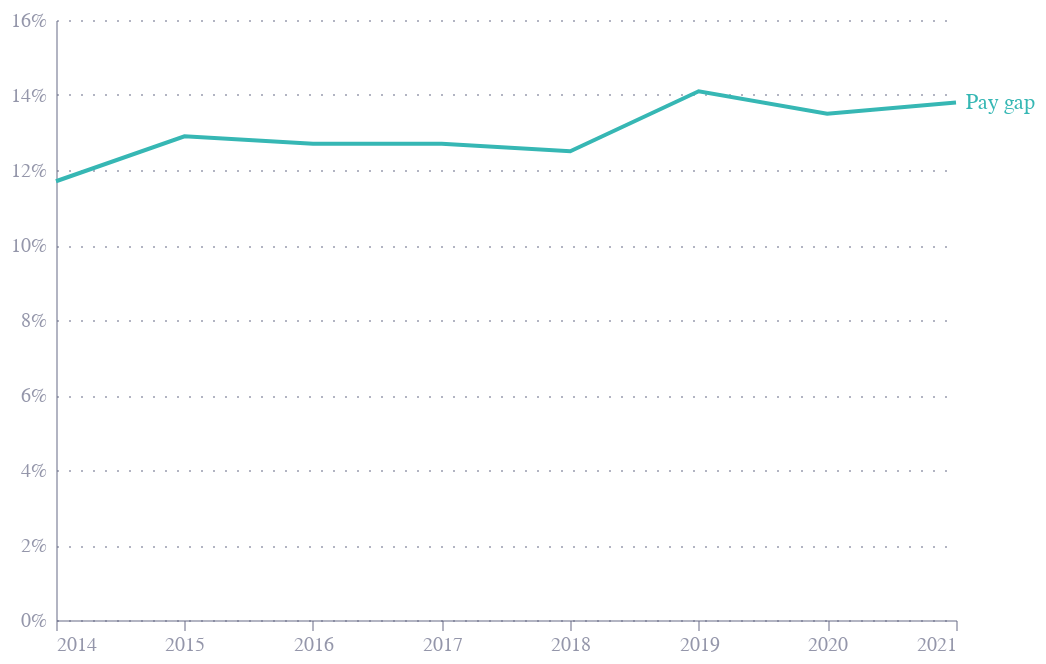

Notebook code for this chart:
### Code cell
df = pd.read_csv("fig1.csv", skiprows=6)
df.columns = ['date', 'value']
df.value = df.value/100

df['label'] = np.where(df.date.astype(str).str.contains('2021'), 'Pay gap', '')
df['date'] = pd.to_datetime(df.date, format='%Y')

base = alt.Chart(df).encode(
    x=alt.X('date:T', title=''),
    y=alt.Y('value:Q', title='', axis=alt.Axis(format='%')),
)

line = base.mark_line(color="#36B7B4")

label = base.mark_text(
    align='left',
    baseline='middle',
    dx=5,
    dy=0,
    color="#36B7B4"
).encode(
    text='label'
)

chart = (line + label).properties(
    width=450,
    height=300
)
chart.save("fig1.json")

chart

### Figure 1 — Vega-Lite specification as saved in the notebook (floating-point values rounded to 4 significant figures)
{"config": {"font": "Circular Std", "mark": {"line": {"interpolate": "monotone"}}, "view": {"stroke": "transparent", "width": 400, "height": 300}, "range": {"category": ["#36B7B4", "#E6224B", "#F4C245", "#0063AF", "#00A767", "#179FDB", "#EB5C2E"], "diverging": ["#E6224B", "#E54753", "#C9C9C9", "#179FDB", "#122B39"], "heatmap": ["#C9C9C9", "#179FDB", "#0063AF", "#122B39"], "ordinal": ["#00A767", "#36B7B4", "#179FDB", "#0063AF", "#243B5A"]}, "axisX": {"domainColor": "#676A86", "domainOpacity": 0.5, "grid": false, "labelAngle": 0, "labelColor": "#676A86", "labelOpacity": 0.7, "orient": "bottom", "tickColor": "#676A86", "tickCount": 10, "tickOpacity": 0.5, "title": false, "titleAlign": "center", "titleAnchor": "middle", "titleColor": "#676A86", "titleFontSize": 12, "titleOpacity": 0.8, "titleY": -15}, "axisY": {"domainColor": "#676A86", "domainOpacity": 0.5, "gridColor": "#676A86", "gridDash": [1, 5], "gridOpacity": 0.5, "labelColor": "#676A86", "labelOpacity": 0.7, "labelPadding": 5, "tickColor": "#676A86", "tickCount": 8, "tickOpacity": 0.5, "ticks": false, "titleAlign": "left", "titleAngle": 0, "titleBaseline": "bottom", "titleColor": "#676A86", "titleFontSize": 12, "titleOpacity": 0.8, "titleX": 0, "titleY": -7}}, "layer": [{"mark": {"type": "line", "color": "#36B7B4"}, "encoding": {"x": {"field": "date", "title": "", "type": "temporal"}, "y": {"axis": {"format": "%"}, "field": "value", "title": "", "type": "quantitative"}}}, {"mark": {"type": "text", "align": "left", "baseline": "middle", "color": "#36B7B4", "dx": 5, "dy": 0}, "encoding": {"text": {"field": "label", "type": "nominal"}, "x": {"field": "date", "title": "", "type": "temporal"}, "y": {"axis": {"format": "%"}, "field": "value", "title": "", "type": "quantitative"}}}], "data": {"name": "data-a4da1a595ca9dc886efed4fd905434b3"}, "height": 300, "width": 450, "$schema": "https://vega.github.io/schema/vega-lite/v5.8.0.json", "datasets": {"data-a4da1a595ca9dc886efed4fd905434b3": [{"date": "2014-01-01T00:00:00", "value": 0.117, "label": ""}, {"date": "2015-01-01T00:00:00", "value": 0.129, "label": ""}, {"date": "2016-01-01T00:00:00", "value": 0.127, "label": ""}, {"date": "2017-01-01T00:00:00", "value": 0.127, "label": ""}, {"date": "2018-01-01T00:00:00", "value": 0.125, "label": ""}, {"date": "2019-01-01T00:00:00", "value": 0.141, "label": ""}, {"date": "2020-01-01T00:00:00", "value": 0.135, "label": ""}, {"date": "2021-01-01T00:00:00", "value": 0.138, "label": "Pay gap"}]}}
